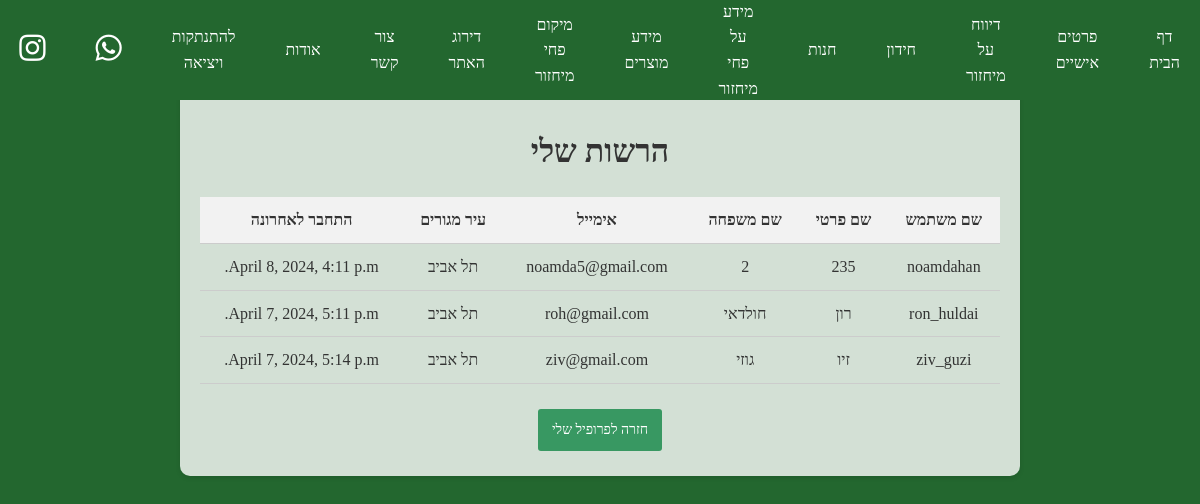
/website/my_authority/ (signed in), run on the app's committed database.
### website/models.py (models this page shows)
class User(AbstractUser):
	first_name = models.CharField(max_length=50)
	last_name = models.CharField(max_length=50)
	email = models.EmailField(max_length=100, unique=True)
	USER_TYPE_CHOICES = (
		(0, 'Private'),
		(1, 'Corporation')
	)
	user_type = models.SmallIntegerField(default=0, choices=USER_TYPE_CHOICES)
	location = models.CharField(max_length=50)
	comp_num = models.PositiveIntegerField(blank=True, null=True)
	points = models.PositiveIntegerField(default=0)
	class Meta:
		app_label = 'website'
		verbose_name = 'User'
		verbose_name_plural = 'Users'

### website/views.py (the view)
# urls.py: path('my_authority/', views.my_authority, name='my_authority'),
@login_required
def my_authority(request):
    loginuser = request.user
    checkadmin = loginuser.is_superuser
    usertype = loginuser.user_type
    userID = loginuser.id
    userLocation = loginuser.location
    if checkadmin:
        usertype = "a"
    recycling_data = User.objects.filter(location=userLocation)  # ניגשנו לשדה בתוך שדה עם __
    context = {
        'recycling_data': recycling_data,
        'userType': usertype,
    }
    return render(request, 'my_authority.html', context)

### website/templates/my_authority.html (shortened to what this page needs)
{% extends "master.html" %}
{% block content %}
<div class="container" style="background-color: rgba(255, 255, 255, 0.8);">
    <br>
    <br>
    <br>
    <h1>הרשות שלי</h1>
    <table style=" width: 100%; margin-bottom: 20px; border-collapse: collapse;text-align: center;">
        <tr>
            <th>שם משתמש</th>
            <th>שם פרטי</th>
            <th>שם משפחה</th>
            <th>אימייל</th>
            <th>עיר מגורים</th>
            <th>התחבר לאחרונה</th>
        </tr>
        {% for p in recycling_data %}
        <tr>
            <td>{{ p.username }}</td>
            <td>{{ p.first_name }}</td>
            <td>{{ p.last_name }}</td>
            <td>{{ p.email }}</td>
            <td>{{ p.location }}</td>
            <td>{{ p.last_login }}</td>
        </tr>
        {% endfor %}
    </table>
    <a href="{% url 'userform' %}" style="display: inline-block; padding: 8px 12px; margin: 5px; font-size: 14px; text-decoration: none; color: #fff; background-color: #389862; border: 2px solid transparent; border-radius: 3px; cursor: pointer; transition: background-color 0.3s ease, border-color 0.3s ease, color 0.3s ease;">חזרה לפרופיל שלי</a>
{% endblock %}

### website/static/css/styles.css (style rules this page uses)
body { font-size: 16px; line-height: 1.6; color: #333; background-image: url('https://images.immediate.co.uk/production/volatile/sites/10/2023/06/2048x1365-Oak-trees-SEO-GettyImages-90590330-b6bfe8b.jpg?quality=90&webp=true&resize=1200,800'); background-size: cover; background-repeat: no-repeat; background-attachment: fixed; background-position: center calc(15% - 50px); direction: rtl; margin: 100; padding: 100; background-color: #23672f; }

### website/templates/my_authority.html (style rules this page uses)
.container { max-width: 800px; margin: 0 auto; padding: 20px; background-color: rgba(255, 255, 255, 0.8); border-radius: 10px; box-shadow: 0px 2px 5px rgba(0, 0, 0, 0.1); text-align: center; }
h1 { color: #333; margin-bottom: 20px; }
th, td { padding: 10px; border-bottom: 1px solid #ccc; }
th { background-color: #f2f2f2; }

### data on the page
User: username "noamdahan", first_name "235", last_name "2", email "noamda5@gmail.com", location "תל אביב", last_login "April 8, 2024, 4:11 p.m."
User: username "ron_huldai", first_name "רון", last_name "חולדאי", email "roh@gmail.com", location "תל אביב", last_login "April 7, 2024, 5:11 p.m."
User: username "ziv_guzi", first_name "זיו", last_name "גוזי", email "ziv@gmail.com", location "תל אביב", last_login "April 7, 2024, 5:14 p.m."
